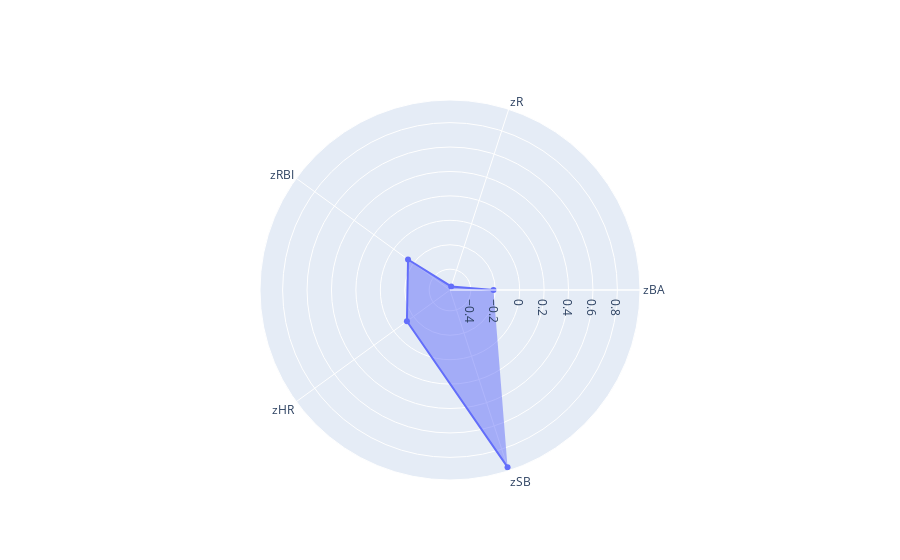

Notebook code cell kept with this figure:
### Code cell
single_player = (h['Name']=='Robert Witt')

fig = go.Figure(data=go.Scatterpolar(
  r=h[single_player][['zBA', 'zR', 'zRBI', 'zHR', 'zSB']].values.tolist()[0],
  theta=['zBA', 'zR', 'zRBI', 'zHR', 'zSB'],
  fill='toself',
))

fig.update_layout(
  polar=dict(
    radialaxis=dict(
      visible=True
    ),
  ),
  showlegend=False
)

fig.show()

### Figure 1 — Plotly figure (JSON) as saved in the notebook; plotly's stock layout.template omitted (floating-point values rounded to 4 significant figures)
{"data": [{"fill": "toself", "r": [-0.2144, -0.5398, -0.1457, -0.1346, 0.9545], "theta": ["zBA", "zR", "zRBI", "zHR", "zSB"], "type": "scatterpolar"}], "layout": {"polar": {"radialaxis": {"visible": true}}, "showlegend": false}}
